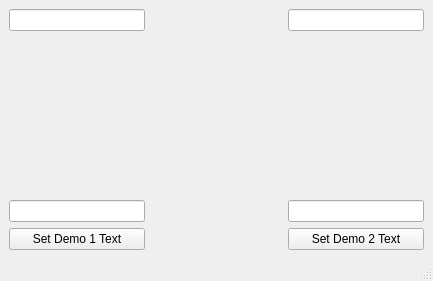
<?xml version="1.0" encoding="UTF-8"?>
<ui version="4.0">
 <class>MainWindow</class>
 <widget class="QMainWindow" name="MainWindow">
  <property name="geometry">
   <rect>
    <x>0</x>
    <y>0</y>
    <width>433</width>
    <height>281</height>
   </rect>
  </property>
  <property name="windowTitle">
   <string>MainWindow</string>
  </property>
  <widget class="QWidget" name="centralwidget">
   <layout class="QHBoxLayout" name="horizontalLayout">
    <item>
     <layout class="QVBoxLayout" name="verticalLayout">
      <item>
       <widget class="QHighlightLineEdit" name="theDemo1"/>
      </item>
      <item>
       <spacer name="verticalSpacer">
        <property name="orientation">
         <enum>Qt::Vertical</enum>
        </property>
        <property name="sizeHint" stdset="0">
         <size>
          <width>20</width>
          <height>40</height>
         </size>
        </property>
       </spacer>
      </item>
      <item>
       <widget class="QLineEdit" name="theTestText1"/>
      </item>
      <item>
       <widget class="QPushButton" name="theButton1">
        <property name="text">
         <string>Set Demo 1 Text</string>
        </property>
       </widget>
      </item>
     </layout>
    </item>
    <item>
     <spacer name="horizontalSpacer">
      <property name="orientation">
       <enum>Qt::Horizontal</enum>
      </property>
      <property name="sizeHint" stdset="0">
       <size>
        <width>132</width>
        <height>20</height>
       </size>
      </property>
     </spacer>
    </item>
    <item>
     <layout class="QVBoxLayout" name="verticalLayout_2">
      <item>
       <widget class="QHighlightLineEdit" name="theDemo2"/>
      </item>
      <item>
       <spacer name="verticalSpacer_2">
        <property name="orientation">
         <enum>Qt::Vertical</enum>
        </property>
        <property name="sizeHint" stdset="0">
         <size>
          <width>20</width>
          <height>40</height>
         </size>
        </property>
       </spacer>
      </item>
      <item>
       <widget class="QLineEdit" name="theTestText2"/>
      </item>
      <item>
       <widget class="QPushButton" name="theButton2">
        <property name="text">
         <string>Set Demo 2 Text</string>
        </property>
       </widget>
      </item>
     </layout>
    </item>
   </layout>
  </widget>
  <widget class="QMenuBar" name="menubar">
   <property name="geometry">
    <rect>
     <x>0</x>
     <y>0</y>
     <width>433</width>
     <height>22</height>
    </rect>
   </property>
  </widget>
  <widget class="QStatusBar" name="statusbar"/>
 </widget>
 <customwidgets>
  <customwidget>
   <class>QHighlightLineEdit</class>
   <extends>QLineEdit</extends>
   <header>QHighlightLineEdit.h</header>
  </customwidget>
 </customwidgets>
 <resources/>
 <connections/>
</ui>
